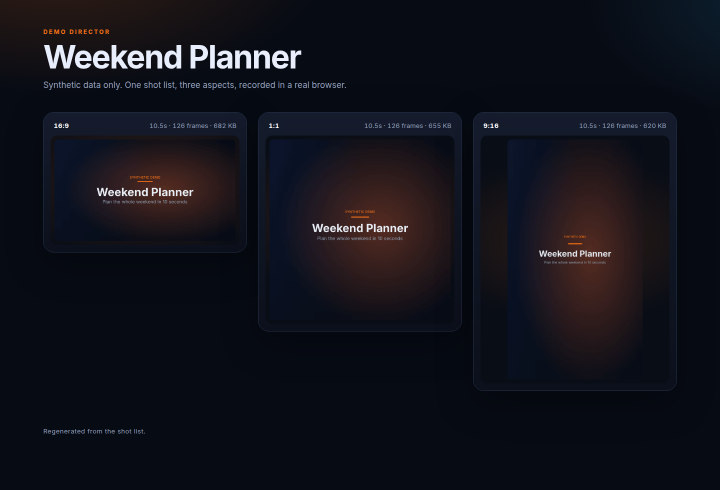
#> input picture shots/gallery.png, 1440 x 980 px (shown at 1/2 size)
$ python -i propose.py   (imports and definitions only)
#> lines starting #> are read from the running program, lines starting #| are printed output that depends on the picture
### demo_director/types.py
"""Types that make an illegal shot list unrepresentable.

JSON is checked at one boundary, ``shotlist.parse``. After that a step is one
of Goto, Click, Type, Caption, Hold, or Zoom; an aspect is an Aspect; a
recorded moment is a Beat; a finished render is a RenderReport.
"""
from __future__ import annotations

import enum
import re
from dataclasses import dataclass, field
from typing import Literal, Union

from PIL import Image


class ShotListError(ValueError):
    """A shot list could not be parsed, or a variant invariant failed."""


class Aspect(str, enum.Enum):
    WIDE = "16:9"
    SQUARE = "1:1"
    TALL = "9:16"

    @property
    def size(self) -> tuple[int, int]:
        return _SIZES[self]


_SIZES = {
    Aspect.WIDE: (1280, 720),
    Aspect.SQUARE: (1080, 1080),
    Aspect.TALL: (720, 1280),
}

# String keys, so existing callers can index with "16:9".
ASPECTS = {aspect.value: aspect.size for aspect in Aspect}

Box = tuple[float, float, float, float]
_MIN_FRAMES = 1
_MAX_FRAMES = 120


# [10 lines left out: functions _frames, _required, not called in this run]


@dataclass(frozen=True)
class Goto:
    url: str
    frames: int = 6
    action: Literal["goto"] = "goto"

    # [5 lines left out: function __post_init__, not called in this run]


@dataclass(frozen=True)
class Click:
    selector: str
    frames: int = 6
    action: Literal["click"] = "click"

    # [5 lines left out: function __post_init__, not called in this run]


@dataclass(frozen=True)
class Type:
    selector: str
    text: str
    frames: int = 6
    action: Literal["type"] = "type"

    # [6 lines left out: function __post_init__, not called in this run]


@dataclass(frozen=True)
class Caption:
    text: str
    frames: int = 6
    action: Literal["caption"] = "caption"

    # [5 lines left out: function __post_init__, not called in this run]


@dataclass(frozen=True)
class Hold:
    frames: int = 6
    action: Literal["hold"] = "hold"

    # [4 lines left out: function __post_init__, not called in this run]


@dataclass(frozen=True)
class Zoom:
    selector: str
    frames: int = 6
    action: Literal["zoom"] = "zoom"

    # [5 lines left out: function __post_init__, not called in this run]


Step = Union[Goto, Click, Type, Caption, Hold, Zoom]


# [10 lines left out: functions step_selector, step_text, not called in this run]


@dataclass(frozen=True)
class BlankPolicy:
    """When a styled page is still not a demo.

    ``min_chars`` is the meaningful-character floor. ``patterns`` are
    case-insensitive error and empty-state phrases. Defaults fail closed.
    A shot list can replace either field with ``"blank": {"min_chars", "patterns"}``.
    """

    min_chars: int = 48
    patterns: tuple[str, ...] = (
        r"failed to load",
        r"could(?: not|n't) load",
        r"unavailable",
        r"unreachable",
        r"nothing is (?:shown|guessed)",
        r"no calendar data",
        r"not valid json",
        r"loading the household",
        r"^loading\b",
        r"\bno\b[\w\s,'-]{0,40}\bon air\b",
        r"\bno\b[\w\s,'-]{0,40}\byet\b",
        r"\berror\b",
    )

    # [53 lines left out: function reason, not called in this run]


@dataclass(frozen=True)
class PiiPolicy:
    """Emails and phone numbers are always denied. ``names`` is the extra denylist.

    ``allow`` is the list of derived possessives and 'for First Last' names
    that batch and init should not block.
    """

    names: tuple[str, ...] = ()
    allow: tuple[str, ...] = ()
    watch: tuple[str, ...] = ()

    # [7 lines left out: function __post_init__, not called in this run]


@dataclass(frozen=True)
class ShotList:
    title: str
    url: str
    steps: tuple[Step, ...]
    aspects: tuple[Aspect, ...] = (Aspect.WIDE,)
    viewport: tuple[int, int] = (1280, 800)
    fps: int = 10
    pii: PiiPolicy = field(default_factory=PiiPolicy)
    blank: BlankPolicy | None = None

    # [14 lines left out: function __post_init__, not called in this run]

    @property
    def deny_names(self) -> tuple[str, ...]:
        return self.pii.names


@dataclass(frozen=True)
class Beat:
    """One recorded moment: before/after screenshots, target box, label box."""

    before: Image.Image
    after: Image.Image
    box: Box | None
    step: Step
    label_box: Box | None = None
    lines: tuple[Box, ...] = ()

    @property
    def label(self) -> Box | None:
        return self.label_box


@dataclass(frozen=True)
class SourceNote:
    """Why a draft step was proposed. ``index`` matches the step tuple."""

    index: int
    kind: str
    detail: str


@dataclass(frozen=True)
class Draft:
    """Typed shot list proposed by ``init``, plus where each step came from."""

    shotlist: ShotList
    notes: tuple[SourceNote, ...]


@dataclass(frozen=True)
class RenderReport:
    title: str
    aspect: Aspect
    frames: int
    gif_bytes: int
    mp4_bytes: int
    duration_s: float
    gif: str
    mp4: str
    within_budget: bool

    # [12 lines left out: function to_dict, not called in this run]

### demo_director/propose.py
"""Propose a typed shot list from a page's visible controls and a README's headings.

The draft is runnable: a caption, a synthetic value in the first fields, the
visible buttons, a zoom onto the result, and a hold. Page text and README
text go through the same denylist as a render. A hit refuses the draft.
"""
from __future__ import annotations

import os
import pathlib
import re
from dataclasses import dataclass
from typing import Literal
from urllib.parse import urlparse

from .guard import derive_names, effective_names, hits, locate_denied, name_detail
from .session import RecordingFailure
from .shotlist import FIXTURE_URL, dump
from .types import (
    Aspect,
    Caption,
    Click,
    Draft,
    Hold,
    ShotList,
    ShotListError,
    SourceNote,
    Type,
    Zoom,
)

_HEADING = re.compile(r"^(#{1,3})[ \t]+(.+?)\s*#*\s*$", re.MULTILINE)
_HREF = re.compile(r"\[[^\]]*\]\(([^)]+)\)")
_BARE_HTML = re.compile(r"(?<![\w/])([\w./-]+\.html?)(?![\w.])")
_ROOT = pathlib.Path(__file__).resolve().parents[1]

_DISCOVER_JS = r"""
() => {
  const visible = (el) => {
    const r = el.getBoundingClientRect();
    const style = getComputedStyle(el);
    return r.width > 2 && r.height > 2 && style.visibility !== "hidden"
      && style.display !== "none" && r.bottom > 0 && r.right > 0;
  };
  const cssOf = (el) => {
    if (el.id) return "#" + CSS.escape(el.id);
    const parts = [];
    let node = el;
    while (node && node.nodeType === 1 && node !== document.body) {
      let part = node.tagName.toLowerCase();
      if (node.id) { parts.unshift("#" + CSS.escape(node.id)); break; }
      const parent = node.parentElement;
      if (parent) {
        const same = [...parent.children].filter((child) => child.tagName === node.tagName);
        if (same.length > 1) part += ":nth-of-type(" + (same.indexOf(node) + 1) + ")";
      }
      parts.unshift(part);
      node = parent;
    }
    return parts.join(" > ");
  };
  const textOf = (el) => (el.innerText || el.value || el.getAttribute("placeholder") || "").trim().replace(/\s+/g, " ").slice(0, 80);
  const accessibleName = (el) => {
    const labelledby = el.getAttribute("aria-labelledby");
    if (labelledby) {
      const text = labelledby.split(/\s+/).map((id) => {
        const node = document.getElementById(id);
        return node ? (node.innerText || "") : "";
      }).join(" ").replace(/\s+/g, " ").trim();
      if (text) return text.slice(0, 80);
    }
    const aria = (el.getAttribute("aria-label") || "").replace(/\s+/g, " ").trim();
    if (aria) return aria.slice(0, 80);
    if (el.id) {
      const lab = document.querySelector('label[for="' + CSS.escape(el.id) + '"]');
      if (lab && (lab.innerText || "").trim()) return lab.innerText.replace(/\s+/g, " ").trim().slice(0, 80);
    }
    return textOf(el);
  };
  const implicitRole = (el) => {
    const explicit = (el.getAttribute("role") || "").trim().toLowerCase();
    if (explicit) return explicit;
    const tag = el.tagName;
    if (tag === "BUTTON") return "button";
    if (tag === "TEXTAREA") return "textbox";
    if (tag === "A" && el.hasAttribute("href")) return "link";
    if (tag === "INPUT") {
      const t = (el.getAttribute("type") || "text").toLowerCase();
      if (t === "button" || t === "submit") return "button";
      return "textbox";
    }
    return "";
  };
  const quote = (value) => String(value).replace(/\\/g, "\\\\").replace(/"/g, '\\"');
  const named = (role, name) => [...document.querySelectorAll("button, a, input, textarea, [role]")].filter((el) => {
    return implicitRole(el) === role && accessibleName(el) === name;
  });
  // data-testid, id, then role/text. nth-of-type is only the last resort.
  const selectorOf = (el) => {
    const testid = el.getAttribute("data-testid");
    if (testid) return '[data-testid="' + CSS.escape(testid) + '"]';
    if (el.id) return "#" + CSS.escape(el.id);
    const role = implicitRole(el);
    const name = accessibleName(el);
    if (role && name && named(role, name).length === 1) {
      return 'role=' + role + '[name="' + quote(name) + '"]';
    }
    if (name && (el.tagName === "BUTTON" || role === "button")) {
      const count = named(role || "button", name).length;
      if (count === 1) return 'text="' + quote(name) + '"';
    }
    return cssOf(el);
  };
  const inputs = [...document.querySelectorAll("input, textarea")].filter((el) => {
    const kind = (el.getAttribute("type") || "text").toLowerCase();
    return !["hidden", "submit", "button", "checkbox", "radio", "file"].includes(kind) && visible(el);
  }).slice(0, 4).map((el) => ({
    selector: selectorOf(el),
    placeholder: el.getAttribute("placeholder") || "",
    type: (el.getAttribute("type") || "text").toLowerCase()
  }));
  const buttons = [...document.querySelectorAll("button, [role=button], input[type=submit], input[type=button]")]
    .filter(visible).slice(0, 6)
    .map((el) => ({selector: selectorOf(el), text: textOf(el)}));
  const h1 = document.querySelector("h1");
  // textContent, not innerText: CSS text-transform must not change the title.
  const heading = h1 ? (h1.textContent || "").replace(/\s+/g, " ").trim() : "";
  const docTitle = (document.title || "").replace(/\s+/g, " ").trim();
  const title = (heading || docTitle || "Demo").slice(0, 80);
  const results = [...document.querySelectorAll("#conf, #status, #result, #output, [data-result], .result")]
    .filter(visible).slice(0, 2).map(selectorOf);
  const text = document.body ? (document.body.innerText || "") : "";
  return {title, heading, documentTitle: docTitle, inputs, buttons, results, text};
}
"""


@dataclass(frozen=True)
class Control:
    selector: str
    kind: Literal["input", "button"]
    label: str
    input_type: str = ""


@dataclass(frozen=True)
class PageControls:
    title: str
    controls: tuple[Control, ...]
    heading: str = ""
    document_title: str = ""


# [8 lines left out: function headings_in, not called in this run]


# Short tokens that stay uppercase when a shouted title is normalized.
_ACRONYMS = frozenset({"API", "HQ", "MLB"})


# [35 lines left out: functions _case_word, human_title, normalize_title, not called in this run]


def _letters(text: str) -> str:
    return re.sub(r"[^a-z0-9]", "", (text or "").casefold())


# [104 lines left out: functions _run_together, resolve_title, display_title, repo_slug, readme_near, _deny_terms and 2 more, not called in this run]


_TYPED = {
    "date": "2026-11-07",
    "time": "10:00",
    "datetime-local": "2026-11-07T10:00",
    "month": "2026-11",
    "week": "2026-W45",
    "number": "3",
    "range": "5",
    "color": "#3366ff",
    "url": "https://example.test",
    "search": "demo",
}
# Any address shape, reserved or not. The guard may allow example.com on a
# page; we still do not type contact data into a field.
_EMAIL_SHAPE = re.compile(r"(?<![\w.+-])[\w.+-]+@[\w-]+(?:\.[\w-]+)+")


# [248 lines left out: functions synthetic_value, _find_html, _page_url, _portable, _refuse, draft_from and 8 more, not called in this run]


def init_source(source: str, allow_names: tuple[str, ...] = (),
                deny_names: tuple[str, ...] = (), derive: bool = False,
                slug: str = "") -> Draft:
    allow = tuple(allow_names)
    deny = tuple(deny_names)
    given = slug
    if re.match(r"^[a-zA-Z][a-zA-Z0-9+.-]*:", source):
        return from_page(source, "Demo", slug=given, allow_names=allow, deny_names=deny, derive=derive)
    path = pathlib.Path(source)
    if path.is_file() and (path.suffix.lower() in {".md", ".markdown"} or path.name.lower().startswith("readme")):
        return from_readme(path, slug=given or repo_slug(path.parent), allow_names=allow, deny_names=deny, derive=derive)
    if path.is_dir():
        readme = None
        for name in ("README.md", "Readme.md", "readme.md"):
            candidate = path / name
            if candidate.is_file():
                readme = candidate
                break
        slug = given or repo_slug(path)
        if readme is not None:
            return from_readme(readme, slug=slug, allow_names=allow, deny_names=deny, derive=derive)
        html = _find_html(path)
        if html is None:
            raise ShotListError(f"no HTML fixture under {path}")
        return from_page(html.resolve().as_uri(), slug, slug=slug, allow_names=allow, deny_names=deny, derive=derive)
    if path.is_file():
        slug = given or repo_slug(path)
        return from_page(path.resolve().as_uri(), slug, slug=slug, allow_names=allow, deny_names=deny, derive=derive)
    raise ShotListError(f"init source not found: {source}")

>>> import cv2
>>> picture = cv2.imread('../shots/gallery.png', cv2.IMREAD_GRAYSCALE)
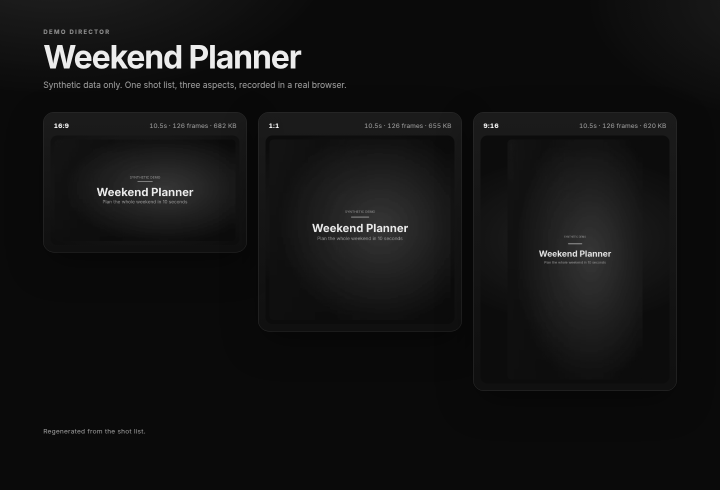
#> picture: shape (980, 1440) (shown at 1/2 size); min 6, max 255, mean 18.4
>>> result = init_source(picture)
#> (the run stopped early here; a loop or call above may not have finished)
